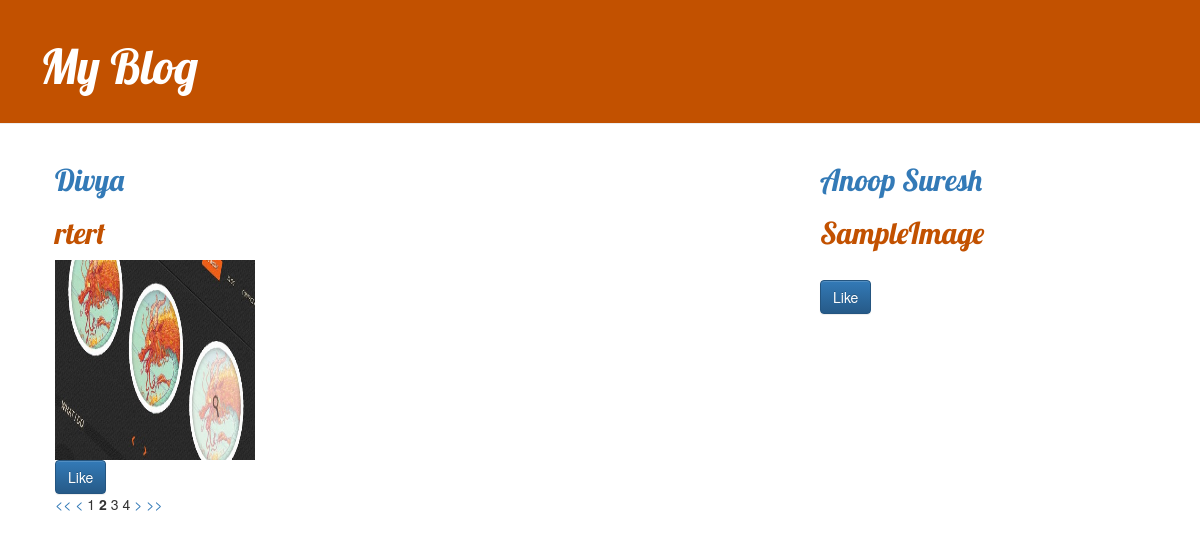
The app's page /newsfeed?page=2 with its own data.
### home/models.py (models this page shows, shortened)
class ImagePost(models.Model):
    author = models.ForeignKey(settings.AUTH_USER_MODEL, on_delete=models.CASCADE)
    title = models.TextField()
    cover = models.FileField(blank=True, upload_to='media/images/')
    timestamp=models.DateTimeField(auto_now_add=True)
    likes = models.ManyToManyField(User, related_name='likes', blank=True)

class Profile(models.Model):
    user = models.OneToOneField(User, on_delete=models.CASCADE)
    name= models.CharField(max_length=250,blank=True)
    email=models.EmailField(blank=True)
    phone = models.IntegerField(default=0,null=True)
    image = models.FileField(blank=True, upload_to='media/images/')
    friends = models.ManyToManyField("Profile", blank=True)

### home/views.py (the view)
# urls.py: path('newsfeed', views.newsfeed, name='newsfeed'),
def newsfeed(request):
    image=ImagePost.objects.all().order_by('timestamp')
    paginator=Paginator(image,2)
    page=request.GET.get('page')
    image=paginator.get_page(page)
    context={'image':image}
    return render(request, 'Newsfeed.html', context)

### home/templates/Newsfeed.html (shortened to what this page needs)
{% extends 'base.html' %}
{% block content %}
     {% for image in image %}
        <h2><a href="{% url 'list' pk=image.author.profile.pk %}">{{ image.author.profile.name }}</a></h2>
    <h2>{{ image.title }}</h2>
    {% if image.cover %}
    <img src="{{ image.cover.url}}" alt="{{ image.title }}" width="200px" height="200px">
    {% endif %}
<br>
            <button type="submit" class="btn btn-primary" name="post_id" value="{{image.id}}">Like</button></div>
    {% endfor %}
<div>
    {% if image.has_previous %}
    <a href="?page=1"><<</a>
    <a href="?page={{ image.previous_page_number }}"><</a>
    {% endif %}
{% for num in image.paginator.page_range %}
    {% if image.number == num %}
    <strong>{{ num }}</strong>
    {% else %}
    {{ num }}
    {% endif %}
{% endfor %}
     {% if image.has_next %}
    <a href="?page={{ image.next_page_number }}">></a>
    <a href="?page={{ image.paginator.num_pages }}">>></a>
    {% endif %}
</div>
    {% endblock %}

### home/static/css/blog.css (style rules this page uses)
h1,h2 { color:#C25100; font-family: 'Lobster'; }
h1, h2, h3, h4 { font-family: 'Lobster', cursive; }

### records on screen
ImagePost: author.profile.name "Divya", title "rtert", cover (picture), {{ image.id }} 3 (drawn)
ImagePost: author.profile.name "Anoop Suresh", title "SampleImage", {{ image.id }} 4 (drawn)

### other values on screen
{{ num }} "1" "3" "4"
{{ num }} "2"
